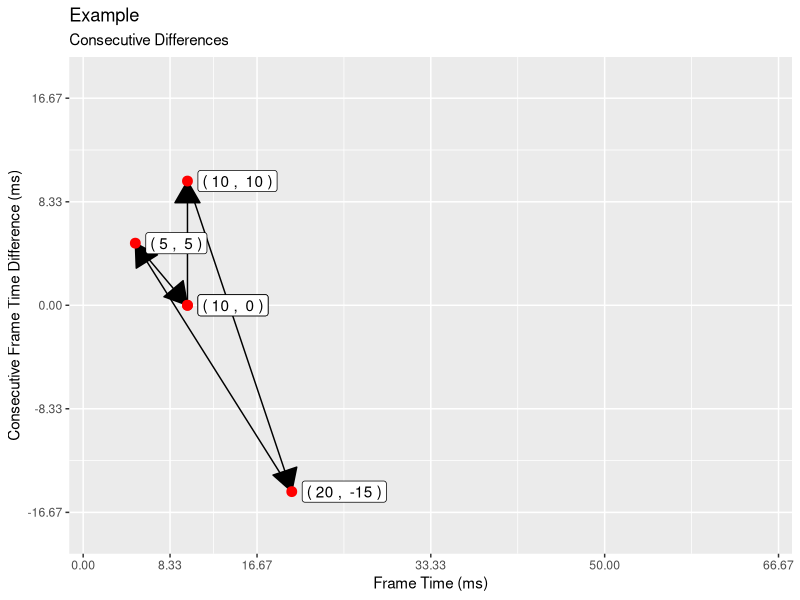
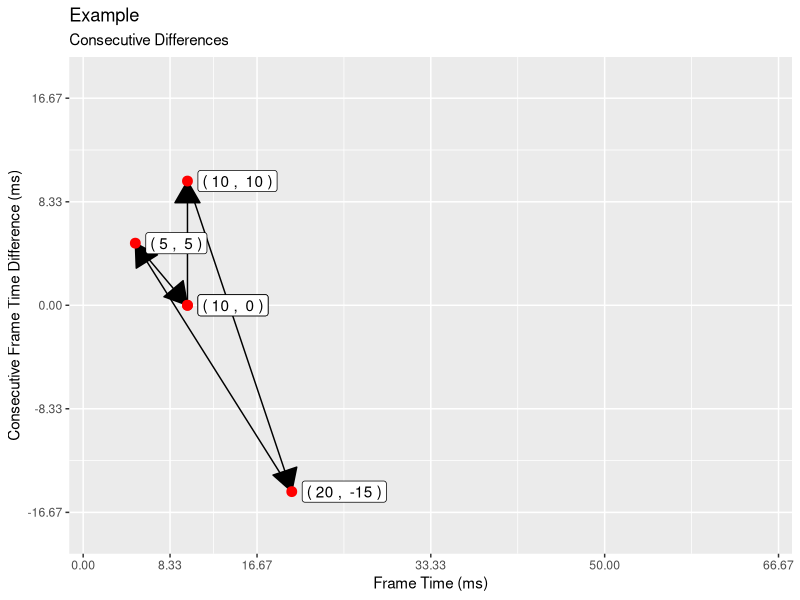
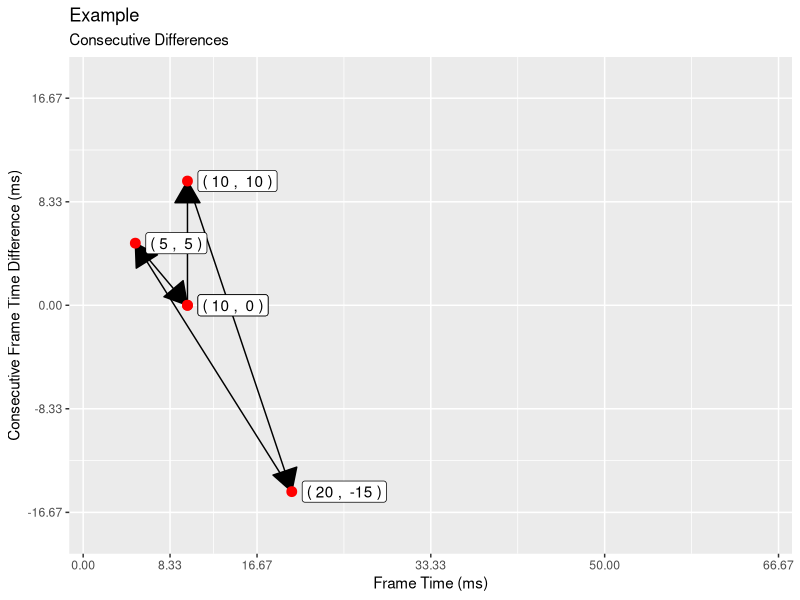

These charts were generated, in order, by the following R code:
library(ggplot2)

if (interactive()) {
		setwd("E:/Users/Jim/My Documents/OCC/@Reviews/Serious Statistics and Scripts/Graphs")
} else {
	pdf(NULL)
}

yrates	=	c(120, 60, 30, 20, 15, 12, 10)
yrates	=	sort(c(yrates,-yrates))
ytimes	=	sort(1000/yrates)

# labelRound	=	function(x)	sprintf("%.1f", x)
labelRound	=	function(x)			round(x, 1)
labelBreak	=	function(input)		paste0(rep(c("", "\n"), length.out = length(input)), input)
labelDisp	=	function(breaks)	round(breaks * 60/1000, 1)

FtimeLimit	=	1000/15
diffLim 	=	1000 / 50
gameQ		=	"Example"

DATA	=	as.data.frame(1000 / c(60, 60, 30, 60))

DATA	=	as.data.frame(c(10, 10, 20, 5, 10))

results	=	cbind(DATA, c(diff(DATA[,1]), 0))
colnames(results) = c("Data", "Difference")

COORDS	=	paste("(", round(results$Data, 2), ", ", round(results$Difference, 2), ")")

scale_X	=	scale_x_continuous(
	name	=	"Frame Time (ms)",
	breaks	=	c(0, round(ytimes, 2)),
	limits	=	c(0, FtimeLimit),
	expand	=	c(0.02, 0)
)
scale_Y	=	scale_y_continuous(
	name	=	"Consecutive Frame Time Difference (ms)",
	breaks	=	c(0, round(ytimes, 2)),
	limits	=	c(-diffLim, diffLim),
	expand	=	c(0, 0)
)


ggplot(data = results, aes(x = Data, y = Difference)) +
ggtitle(gameQ, subtitle=paste0("Consecutive Differences")) + 
geom_path(data = results[1:2,], aes(x = Data, y = Difference), arrow = arrow(type = "closed")) + 
geom_path(data = results[2:3,], aes(x = Data, y = Difference), arrow = arrow(type = "closed")) + 
geom_path(data = results[3:4,], aes(x = Data, y = Difference), arrow = arrow(type = "closed")) + 
geom_path(data = results[4:5,], aes(x = Data, y = Difference), arrow = arrow(type = "closed")) + 
geom_point(color = "red", size = 3) +
geom_label(aes(label = COORDS), hjust = "left", nudge_x = 1) + 
scale_X +
scale_Y

ggsave(filename = "Diff Example.pdf", width = 8, height = 8)
ggsave(filename = "Diff Example.png", width = 8, height = 8, dpi = 300)
